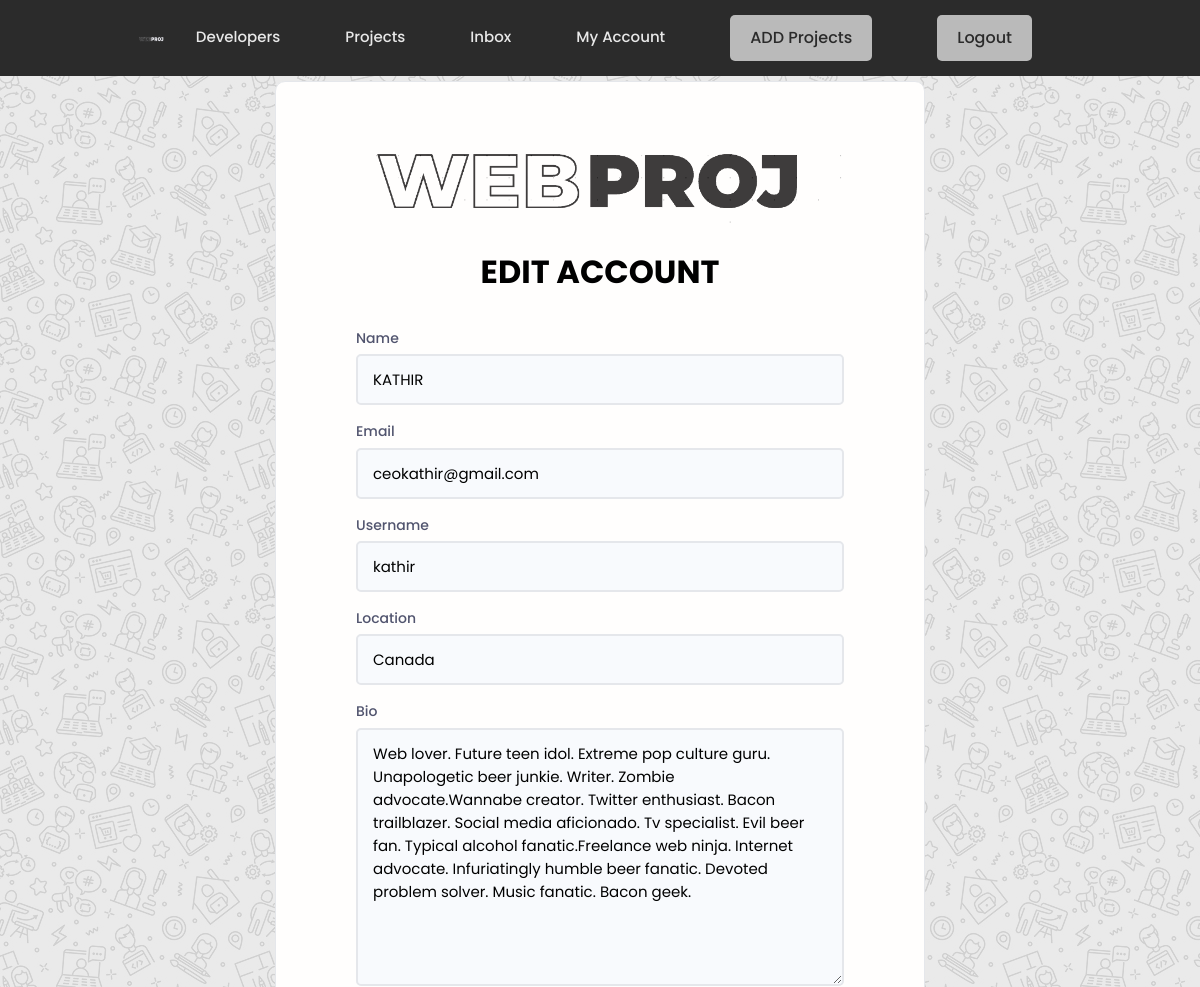
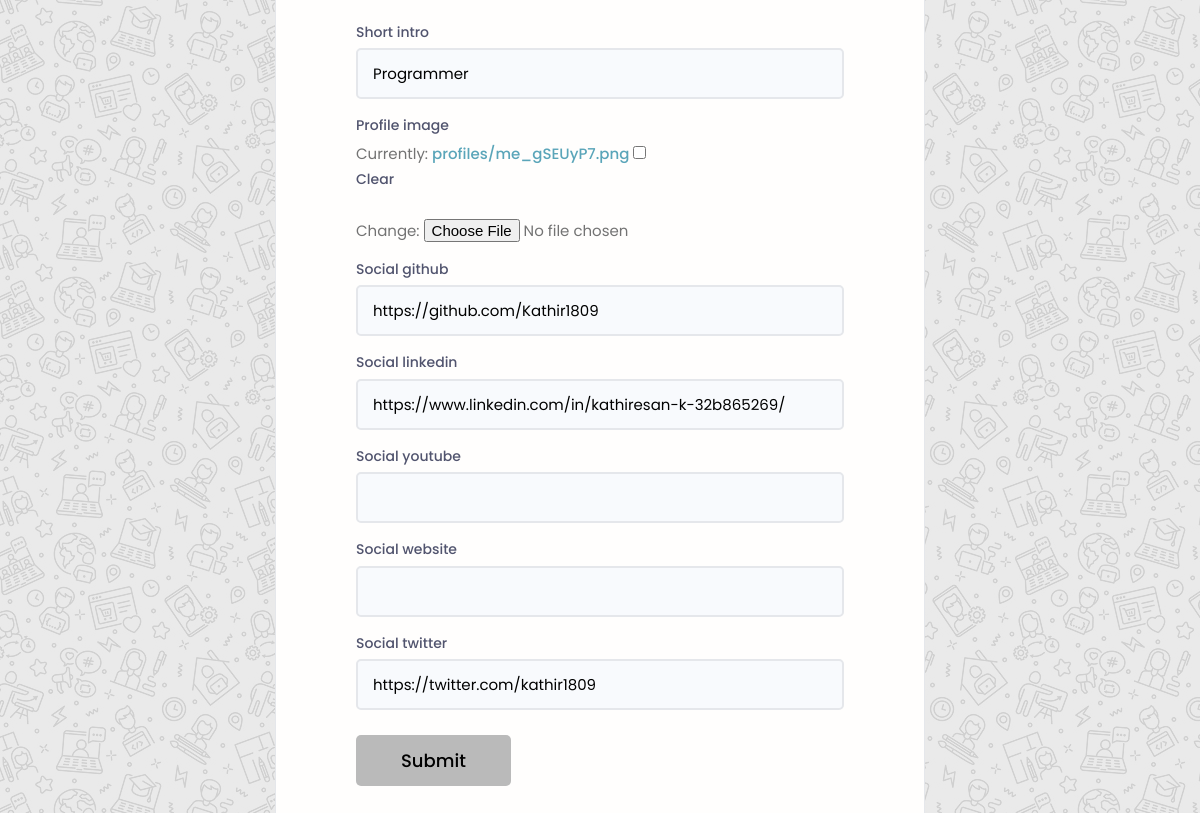
The page /edituser/ (signed in) on the database its author committed (2 pictures, top to bottom).
### users/models.py (models this page shows, shortened)
class Profiles(models.Model):
    user = models.OneToOneField(User, on_delete=models.CASCADE, null=True, blank=True)
    name = models.CharField(max_length=200, null=True, blank=True)
    email = models.EmailField(max_length=500, null=True, blank=True)
    username = models.CharField(max_length=200, null=True, blank=True)
    location = models.CharField(max_length=200, null=True, blank=True)
    short_intro = models.CharField(max_length=200, null=True, blank=True)
    bio = models.TextField(blank=True, null=True)
    profile_image = models.ImageField(null=True, blank=True, upload_to='profiles/')
    social_github = models.CharField(max_length=200, null=True, blank=True)
    social_linkedin = models.CharField(max_length=200, null=True, blank=True)
    social_youtube = models.CharField(max_length=200, null=True, blank=True)
    social_website = models.CharField(max_length=200, null=True, blank=True)
    social_twitter = models.CharField(max_length=200, null=True, blank=True)
    created = models.DateTimeField(auto_now_add=True)
    id = models.UUIDField(default=uuid.uuid4, unique=True, primary_key=True, editable=False)
    class Meta:
        ordering = ['created']

### users/views.py (the view, shortened to what this page needs)
# urls.py: path('edituser/', views.editaccount, name='edituser'),
@login_required(login_url='login')
def editaccount(request):
    profile = request.user.profiles
    form = ProfileEdit(instance=profile)
    context = {'form':form}
    return render(request, 'users/edit.html', context)

### users/forms.py
class ProfileEdit(ModelForm):
    class Meta:
        model = Profiles
        fields = ['name', 'email', 'username', 'location', 'bio', 'short_intro', 'profile_image',
                  'social_github', 'social_linkedin', 'social_youtube', 'social_website', 'social_twitter']
    def __init__(self, *args, **kwargs):
        super(ProfileEdit, self).__init__(*args, **kwargs)
        for name, field in self.fields.items():
            field.widget.attrs.update({'class': 'input input--text'})

### users/templates/users/edit.html (shortened to what this page needs)
{% extends 'main.html' %}
{% load static %}
{% block content %}
<div class="auth">
    <div class="card">
      <div class="auth__header text-center">
        <a href="{% url 'account' %}">
          <img src="{% static 'images/logo1.png' %}" alt="icon" />
        </a>
        <h3>EDIT ACCOUNT</h3>
      </div>
      <form action="{% url 'edituser' %}" method="POST" enctype="multipart/form-data" class="form auth__form">
        {% for field in form %}
            <div class="form__field">
            <label for="formInput#text"> {{field.label}} </label>
            {{field}}
            </div>
        {% endfor %}
        <div class="auth__actions">
          <input class="btn btn--sub btn--lg" type="submit" value="Submit" />
        </div>
      </form>
    </div>
  </div>
{% endblock content %}

### static/styles/app.css (style rules this page uses)
:root { --color-sub: #2d2d39; }
body { background-color: #e8e8e8 !important; }
.btn--sub { background-color: #918e8e; color: #2b2b2b; }
.card { border: 2px solid var(--color-light); }
img { width: 100%; }
.auth { width: 100%; z-index: 1; background: transparent; height: auto; display: flex; justify-content: center; align-items: center; }
.auth::after { z-index: -1; opacity: 0.1; content: ''; display: block; position: fixed; top: 0; left: 0; bottom: 0; right: 0; background: url(../images/pattern.jpg); }
.auth > .card { padding: 3rem 4rem; width: 95%; max-width: 65rem; }
@media screen and (min-width: 650px) { .auth > .card { padding: 5rem 8rem; width: 95%; max-width: 65rem; } }
.auth__header h3 { color: black; font-weight: 700; margin-top: 1rem; }
.auth__form { margin: 3rem 0; }
.auth .auth__form label, .auth .auth__alternative p { font-size: 1.4rem; font-weight: 500; color: var(--color-sub-light); }
.auth .auth__actions { display: flex; justify-content: space-between; align-items: center; margin: 2.5rem 0; }

### static/styles/_variables.css (style rules this page uses)
:root { --color-main: black; --color-main-light: #e6faff; --color-sub: #3f4156; --color-sub-light: #51546e; --color-sub-lighter: #ededfd; --color-text: #737373; --color-gray: #8b8b8b; --color-light: #e5e7eb; --color-light-gray: #767676; --color-bg: #f8fafd; --color-white: #fffefd; --color-white-light: #f3f3f3; --color-success: #359e64; --color-success-bg: #def8e8; --color-error: #fc4b0b; --color-error-bg: #fff2ee; --font-base: 'Poppins', arial, helvetica, 'Segoe UI', roboto, ubuntu, sans-serif; --font-monospace: 'Fira Code', 'Courier New', courier, monospace; --font-regular: 300; --font-medium: 500; --font-bold: 700; --generic-shadow: 1px 1px 5px #00000010; --generic-transition: all 0.3s ease-in-out; }

### static/styles/_base.css (style rules this page uses)
* { margin: 0; padding: 0; box-sizing: border-box; text-rendering: optimizeLegibility; color: inherit; font-size: inherit; }
html { font-size: 50%; }
@media only screen and (min-width: 480px) { html { font-size: 56.25%; } }
@media only screen and (min-width: 1200px) { html { font-size: 62.5%; } }
body { line-height: 1.6; font-weight: 400; font-size: 1.5rem; color: var(--color-text); background-color: var(--color-bg); min-height: 100vh; }

### static/styles/_form.css (style rules this page uses)
.form { display: block; }
.form__field { margin-top: 1.5rem; margin-bottom: 1.5rem; }
.form__label, .form__field > label { display: block; margin-bottom: 0.5rem; color: var(--color-text); }
input.input[type='text'], input.input[type='email'], input.input[type='password'], input.input[type='number'], textarea.input { min-width: 24rem; width: 100%; padding: 1.2rem 1.5rem; border-radius: 0.5rem; border: #bababa; transition: all 0.3s ease-in-out; background-color: #ededed; color: black; }

### static/styles/_button.css (style rules this page uses)
.btn { display: inline-block; position: relative; cursor: pointer; background-color: #e8e8e8; font-weight: var(--font-medium); color: var(--color-sub); text-decoration: none; padding: 1rem 2rem; border-radius: 0.5rem; border: none; width: -webkit-fit-content; width: -moz-fit-content; width: fit-content; height: -webkit-fit-content; height: -moz-fit-content; height: fit-content; font-size: 1.6rem; outline-width: 0; outline-color: transparent; -webkit-backface-visibility: hidden; backface-visibility: hidden; transition: all 0.3s ease-in-out; }
.btn--sub { background-color:#bababa; color: black; }
.btn--lg { font-size: 1.8rem; padding: 1.2rem 4.5rem; }

### static/uikit/styles/modules/_variables.css (style rules this page uses)
:root { --color-main: #5aa5b9; --color-main-light: #e6faff; --color-sub: #3f4156; --color-sub-light: #51546e; --color-sub-lighter: #ededfd; --color-text: #737373; --color-gray: #8b8b8b; --color-light: #e5e7eb; --color-light-gray: #767676; --color-bg: #f8fafd; --color-white: #fffefd; --color-white-light: #f3f3f3; --color-success: #359e64; --color-success-bg: #def8e8; --color-error: #fc4b0b; --color-error-bg: #fff2ee; --font-base: 'Poppins', arial, helvetica, 'Segoe UI', roboto, ubuntu, sans-serif; --font-monospace: 'Fira Code', 'Courier New', courier, monospace; --font-regular: 300; --font-medium: 500; --font-bold: 700; --generic-shadow: 1px 1px 5px #00000010; --generic-transition: all 0.3s ease-in-out; }

### static/uikit/styles/modules/_base.css (style rules this page uses)
* { margin: 0; padding: 0; box-sizing: border-box; text-rendering: optimizeLegibility; color: inherit; font-size: inherit; }
html { font-size: 50%; }
@media only screen and (min-width: 480px) { html { font-size: 56.25%; } }
@media only screen and (min-width: 1200px) { html { font-size: 62.5%; } }
body { line-height: 1.6; font-weight: 400; font-size: 1.5rem; color: var(--color-text); background-color: var(--color-bg); min-height: 100vh; }

### rows shown on the page
Profiles: form "KATHIR" "ceokathir@gmail.com" "kathir" "Canada" "Web lover. Future teen idol. Extreme pop culture guru. Unapologetic beer junkie. Writer. Zombie advocate.Wannabe creator. Twitter enthusiast. Bacon trailblazer. Social media aficionado. Tv specialist. Evil beer fan. Typical alcohol fanatic.Freelance web ninja. Internet advocate. Infuriatingly humble beer fanatic. Devoted problem solver. Music fanatic. Bacon geek." "Programmer" "https://github.com/Kathir1809" "https://www.linkedin.com/in/kathiresan-k-32b865269/" "https://twitter.com/kathir1809"

### other values the page prints
{{ field.label }} "Name" "Email" "Username" "Location" "Bio" "Short intro" "Profile image" "Social github" "Social linkedin" "Social youtube" "Social website" "Social twitter"
